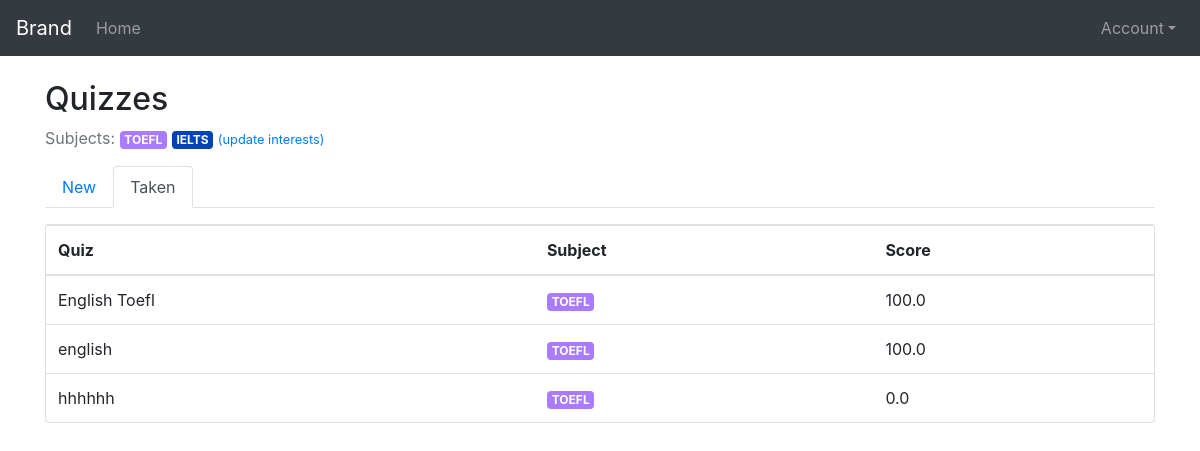
/students/taken/ (signed in), run on the app's committed database.
### classroom/models.py (models this page shows, shortened)
class Subject(models.Model):
    name = models.CharField(max_length=30)
    color = models.CharField(max_length=7, default='#007bff')
    def get_html_badge(self):
        name = escape(self.name)
        color = escape(self.color)
        html = '<span class="badge badge-primary" style="background-color: %s">%s</span>' % (color, name)
        return mark_safe(html)

class TakenQuiz(models.Model):
    student = models.ForeignKey(Student, on_delete=models.CASCADE, related_name='taken_quizzes')
    quiz = models.ForeignKey(Quiz, on_delete=models.CASCADE, related_name='taken_quizzes')
    score = models.FloatField()
    date = models.DateTimeField(auto_now_add=True)

class Quiz(models.Model):
    owner = models.ForeignKey(User, on_delete=models.CASCADE, related_name='quizzes')
    name = models.CharField(max_length=255)
    subject = models.ForeignKey(Subject, on_delete=models.CASCADE, related_name='quizzes')

### classroom/views/students.py (the view)
# urls.py: path('taken/', students.TakenQuizListView.as_view(), name='taken_quiz_list'),
@method_decorator([login_required, student_required], name='dispatch')
class TakenQuizListView(ListView):
    model = TakenQuiz
    context_object_name = 'taken_quizzes'
    template_name = 'classroom/students/taken_quiz_list.html'
    def get_queryset(self):
        queryset = self.request.user.student.taken_quizzes \
            .select_related('quiz', 'quiz__subject') \
            .order_by('quiz__name')
        return queryset

### templates/classroom/students/taken_quiz_list.html (shortened to what this page needs)
{% extends 'base.html' %}
{% block content %}
 <div class="container">
   <div class="row">
     <div class="col-sm-12">
        {% include 'classroom/students/_header.html' with active='taken' %}
  <div class="card">
    <table class="table mb-0">
      <thead>
        <tr>
          <th>Quiz</th>
          <th>Subject</th>
          <th>Score</th>
        </tr>
      </thead>
      <tbody>
        {% for taken_quiz in taken_quizzes %}
          <tr>
            <td>{{ taken_quiz.quiz.name }}</td>
            <td>{{ taken_quiz.quiz.subject.get_html_badge }}</td>
            <td>{{ taken_quiz.score }}</td>
          </tr>
        {% empty %}
          <tr>
            <td class="bg-light text-center font-italic" colspan="3">You haven't completed any quiz yet.</td>
          </tr>
        {% endfor %}
      </tbody>
    </table>
  </div>
     </div>
   </div>
 </div>
{% endblock %}

### templates/classroom/students/_header.html
<h2>Quizzes</h2>
<p class="text-muted">
  Subjects:{% for subject in user.student.interests.all %} {{ subject.get_html_badge }}{% endfor %}
  <a href="{% url 'students:student_interests' %}"><small>(update interests)</small></a>
</p>
<ul class="nav nav-tabs mb-3">
  <li class="nav-item">
    <a class="nav-link{% if active == 'new' %} active{% endif %}" href="{% url 'students:quiz_list' %}">New</a>
  </li>
  <li class="nav-item">
    <a class="nav-link{% if active == 'taken' %} active{% endif %}" href="{% url 'students:taken_quiz_list' %}">Taken</a>
  </li>
</ul>

### data on the page
Subject: get_html_badge "TOEFL"
Subject: get_html_badge "IELTS"
TakenQuiz: quiz.name "English Toefl", quiz.subject.get_html_badge "TOEFL", score "100.0"
TakenQuiz: quiz.name "english", quiz.subject.get_html_badge "TOEFL", score "100.0"
TakenQuiz: quiz.name "hhhhhh", quiz.subject.get_html_badge "TOEFL", score "0.0"
